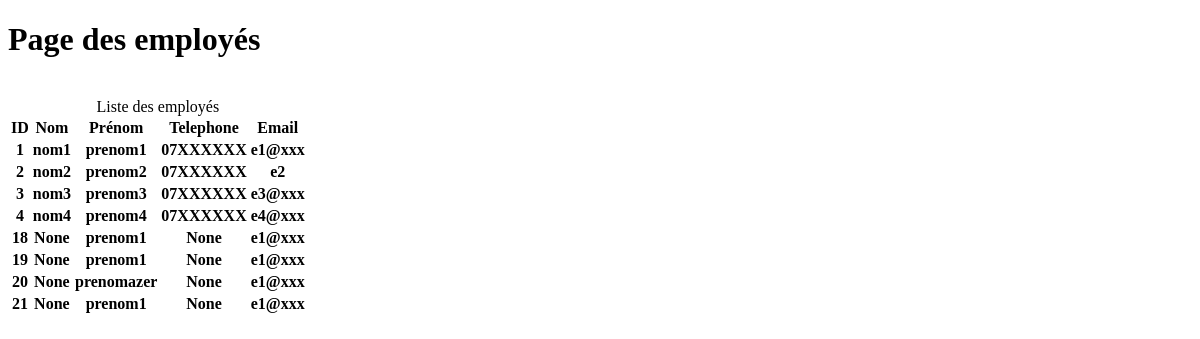
Before: /employes/ with the older database file.
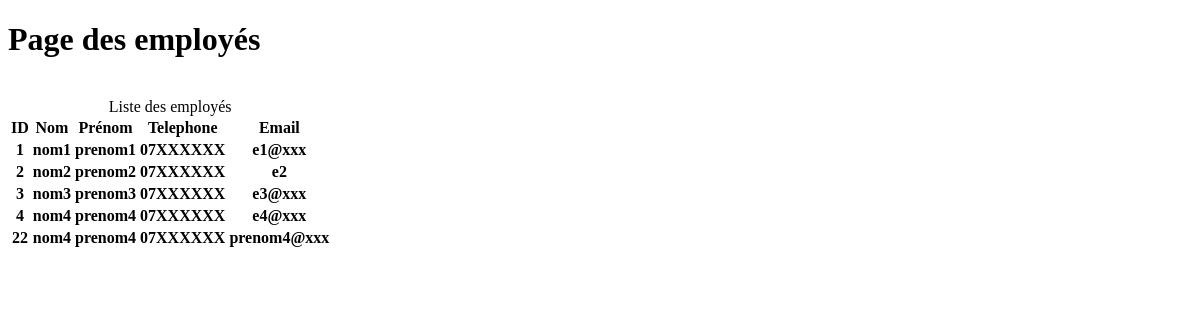
After: the same page with the newer database file.
### employes/models.py (models this page shows, shortened)
class Employe(models.Model):
    prenomEmploye = models.CharField(max_length=200, null=True)
    nomEmploye = models.CharField(max_length=200, null=True)
    emailEmploye = models.CharField(max_length=200, null=True)
    telEmploye = models.CharField(max_length=200, null=True)
    mdpEmploye = models.CharField(max_length=50, null=True)

### employes/views.py (the view)
# urls.py: path('', views.homeEmploye),
def homeEmploye(request):
    employe = Employe.objects.all()
    context = {'employes': employe}
    return render(request, 'employes/employes.html', context)

### templates/employes/employes.html (shortened to what this page needs)
<!DOCTYPE html>
<html lang="en">
<head>
</head>
<body>
<h1>Page des employés</h1>
<br>
<table>
    <caption>Liste des employés</caption>
    <tr>
        <th>ID</th>
        <th>Nom</th>
        <th>Prénom</th>
        <th>Telephone</th>
        <th>Email</th>
    </tr>
     {% for employe in employes %}
    <tr>
        <th>{{ employe.id }}</th>
        <th>{{ employe.nomEmploye }}</th>
        <th>{{ employe.prenomEmploye }}</th>
        <th>{{ employe.telEmploye }}</th>
        <th>{{ employe.emailEmploye }}</th>
    </tr>
    {% endfor %}
</table>
</body>
</html>

Changed rows visible on the page:
removed Employe: id "18", nomEmploye "None", prenomEmploye "prenom1", telEmploye "None", emailEmploye "e1@xxx"
removed Employe: id "19", nomEmploye "None", prenomEmploye "prenom1", telEmploye "None", emailEmploye "e1@xxx"
removed Employe: id "20", nomEmploye "None", prenomEmploye "prenomazer", telEmploye "None", emailEmploye "e1@xxx"
removed Employe: id "21", nomEmploye "None", prenomEmploye "prenom1", telEmploye "None", emailEmploye "e1@xxx"
added Employe: id "22", nomEmploye "nom4", prenomEmploye "prenom4", telEmploye "07XXXXXX", emailEmploye "prenom4@xxx"
